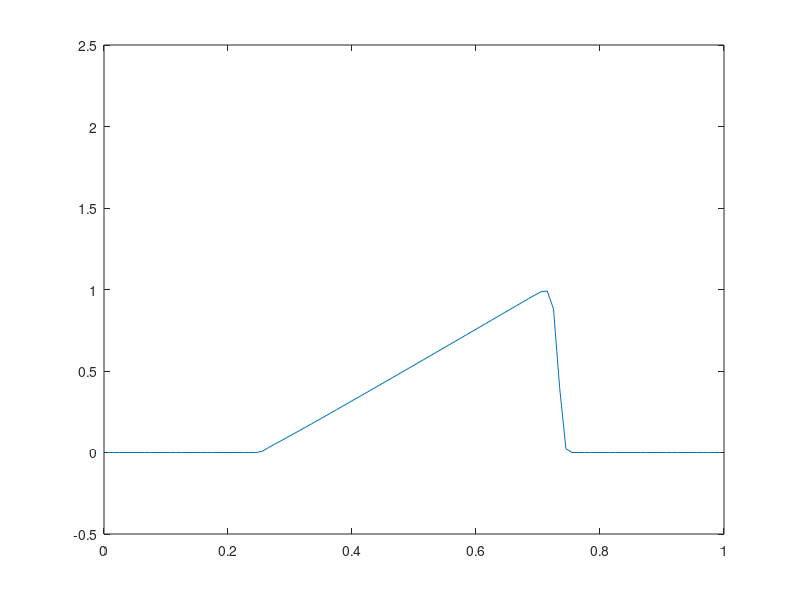

Write the MATLAB code that produced this figure.
clear all;

% Reseni smisene ulohy pro rovnici u_t + (u^2/2)_x = 0 pomoci MKO

% Delka intervalu a pocet bunek
L = 1;
n = 100;

dx = L / n;
x = linspace(dx/2, L-dx/2, n); 

u(1:n)  = 0;
un(1:n) = 0;

% Pocatecni podminka
for i = 1:n
  if (x(i)>0.25 && x(i)<0.5)
     u(i) = 1-cos(2*pi*(x(i)/0.25-1));
  end
end

plot(x, u); axis([0 1 -0.5 2.5]);
disp("Stiskni enter pro pokracovani"); pause;

dt = 0.4*dx;

t = 0;

for iter = 1:n

    % Okrajova podminka na leve casti intervalu
    f(1) = 0;

    % Okrajova podminka na prave casti intervalu
    f(n+1) = 0;

    % Numericky tok f(i)
    for i = 2:n
	a = (u(i-1) + u(i)) / 2;
	if a>0 
	   f(i) = u(i-1)^2/2;
	else
	   f(i) = u(i)^2/2;
	end
    end

    un(1:n) = u(1:n) - dt/dx * (f(2:n+1) - f(1:n));
    t = t + dt;

    u = un;

    if (mod(iter,10)==0)
      plot(x, u); axis([0 1 -0.5 2.5]);
      pause(1);
    end
end

t

